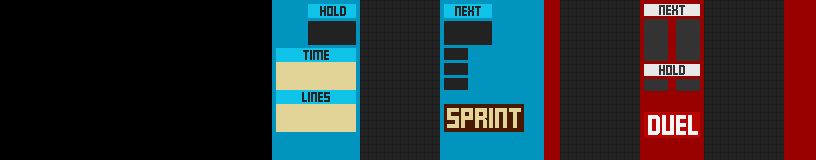

Tiled map render using the project's own tile images. Description and the map definition, with tile-layer contents summarised, below:
An orthogonal 51x10 tile map with 16x16 px tiles, 1 tile layer (Tile Layer 1).

<map version="1.0" orientation="orthogonal" width="51" height="10" tilewidth="16" tileheight="16">
 <tileset firstgid="1" name="bgtiles2" tilewidth="16" tileheight="16">
  <image source="bgtiles2.png" width="256" height="112" />
 </tileset>
 <layer name="Tile Layer 1" width="51" height="10">
  <data>[510 cells, 510 non-empty, 100 distinct tile ids]</data>
 </layer>
</map>